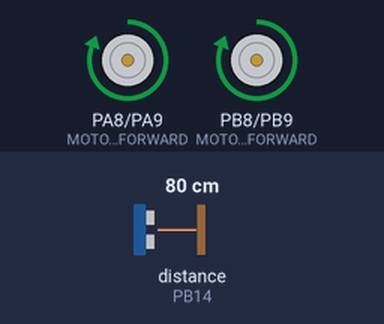
The program below on a simulated STM32 Black Pill. Parts: motor-driver pin pairs drawn as motors (green arrow = first pin HIGH = forward, orange = second pin HIGH = backward, longer = more drive). Inputs (shaded band) come from the test bench; at power-on: distance to the obstacle (sensor on PB14) 80 cm. The echo pulse lasts 58.3 µs per cm.

Above: at 1.2 s.
1.3 s: distance to the obstacle (sensor on PB14) set to 12 cm
2.8 s: distance to the obstacle (sensor on PB14) set to 9 cm
At 3.4 s:
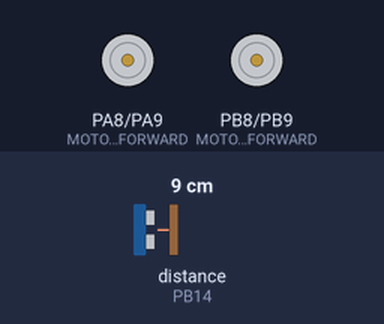
5.8 s: distance to the obstacle (sensor on PB14) set to 18 cm
At 6.6 s:
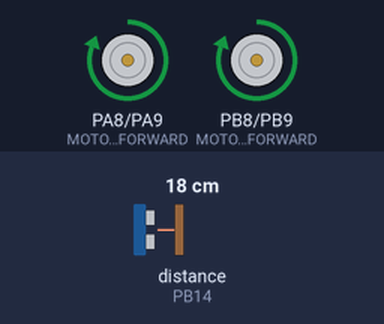
7.5 s: distance to the obstacle (sensor on PB14) set to 2 cm
At 10.3 s:
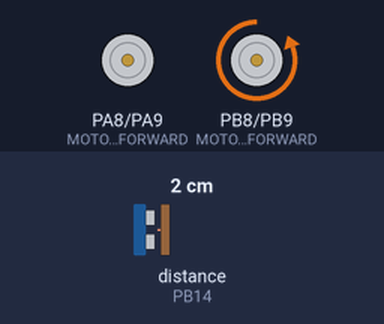
Timing chart, 0 to 11.5 s (numbered marks = the images above; inputs shaded):
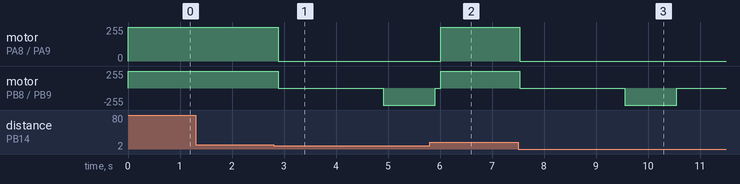

Measured:
- the behaviour switches between 11 and 10 cm on distance to the obstacle (sensor on PB14) (found by bisection; images 0 and 1)
- after the input at 1.3 s, every drawn part: stays the same
- after the input at 2.8 s, motor on PA8 (MOTOR_PIN_RIGHT_FORWARD) / PA9 (MOTOR_PIN_RIGHT_BACKWARD): forward 255/255 → stopped after 0.09 s; motor on PB8 (MOTOR_PIN_LEFT_FORWARD) / PB9 (MOTOR_PIN_LEFT_BACKWARD): forward 255/255 → stopped after 0.09 s, → backward 255/255 2.0 s later
- after the input at 5.8 s, motor on PA8 (MOTOR_PIN_RIGHT_FORWARD) / PA9 (MOTOR_PIN_RIGHT_BACKWARD): stopped → forward 255/255 after 0.21 s
- after the input at 7.5 s, motor on PA8 (MOTOR_PIN_RIGHT_FORWARD) / PA9 (MOTOR_PIN_RIGHT_BACKWARD): forward 255/255 → stopped at once; motor on PB8 (MOTOR_PIN_LEFT_FORWARD) / PB9 (MOTOR_PIN_LEFT_BACKWARD): forward 255/255 → stopped at once, → backward 255/255 2.0 s later, → stopped 1.0 s later

The program:

main.cpp
```cpp
// **************** Includes **************** //
#include <Arduino.h>
#include <HCSR04.h>

// **************** Defines ***************** //
// Pins
#define TRIG_PIN PB12
#define ECHO_PIN_RIGHT PB13
#define ECHO_PIN_FRONT PB14
#define ECHO_PIN_LEFT PB15

#define MOTOR_PIN_RIGHT_FORWARD PA8
#define MOTOR_PIN_RIGHT_BACKWARD PA9
#define MOTOR_PIN_LEFT_FORWARD PB8
#define MOTOR_PIN_LEFT_BACKWARD PB9

// Ultrasonic
#define TEMPERATURE_ULTRASONIC 20
#define MAX_DISDANCE_ULTRASONIC 300

// **************** Globals ***************** //
HCSR04 ultrasonicSensorFront(TRIG_PIN, ECHO_PIN_FRONT, TEMPERATURE_ULTRASONIC, MAX_DISDANCE_ULTRASONIC);
float lastDistance = 0;
int counter = 0;

// *************** Functions **************** //
void setup()
{
    ultrasonicSensorFront.begin();

    pinMode(MOTOR_PIN_RIGHT_FORWARD, OUTPUT);
    pinMode(MOTOR_PIN_RIGHT_BACKWARD, OUTPUT);
    pinMode(MOTOR_PIN_LEFT_FORWARD, OUTPUT);
    pinMode(MOTOR_PIN_LEFT_BACKWARD, OUTPUT);

    digitalWrite(MOTOR_PIN_RIGHT_FORWARD, LOW);
    digitalWrite(MOTOR_PIN_RIGHT_BACKWARD, LOW);
    digitalWrite(MOTOR_PIN_LEFT_FORWARD, LOW);
    digitalWrite(MOTOR_PIN_LEFT_BACKWARD, LOW);
}

void loop()
{
    float distanceFront = ultrasonicSensorFront.getDistance();

    if (distanceFront == 38000)
    {
        if (lastDistance < 50)
        {
           distanceFront = 8;
        }
    }
    else
    {
        lastDistance = distanceFront;
    }

    if (distanceFront > 10)
    {
        counter = 0;
        digitalWrite(MOTOR_PIN_RIGHT_FORWARD, HIGH);
        digitalWrite(MOTOR_PIN_LEFT_FORWARD, HIGH);
    }
    else
    {
        digitalWrite(MOTOR_PIN_RIGHT_FORWARD, LOW);
        digitalWrite(MOTOR_PIN_LEFT_FORWARD, LOW);
        counter++;

        if(counter > 20){
            counter = 0;
            digitalWrite(MOTOR_PIN_LEFT_BACKWARD, HIGH);
            delay(1000);
            digitalWrite(MOTOR_PIN_LEFT_BACKWARD, LOW);
        }
    }

    delay(100);
}
```
